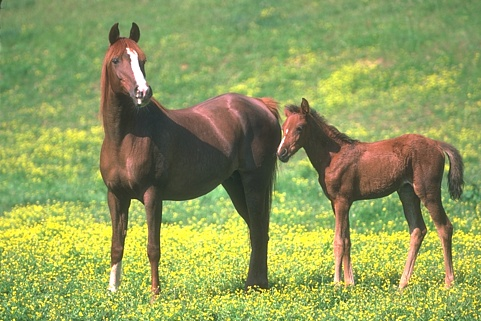
#> input picture 113016.jpg, 481 x 321 px
$ python ContentAwareResizing.py --image ../113016.jpg   (Python 2 division)   (older library calls are emulated)
#> lines starting #> are read from the running program, lines starting #| are printed output that depends on the picture; after the words box and inside, x2 and y2 are one past the last pixel; in counts of white or black regions, pixels touching at a corner belong together
__author__ = 'Charlie'

import numpy as np
import cv2
import argparse
import os,sys,inspect

cmd_subfolder = os.path.realpath(os.path.abspath(os.path.join(os.path.split(inspect.getfile(inspect.currentframe()))[0],"..","Image_Lib")))
if cmd_subfolder not in sys.path:
    sys.path.insert(0, cmd_subfolder)

import image_utils as utils

LARGE_VAL = float('Inf')

ap = argparse.ArgumentParser("Content Aware Image resizing -- Energy estimation done only once at beginning\
                             Will cause distortion with high size reduction")
ap.add_argument("-i", "--image", required=True, help="Path to image file to resize")
ap.add_argument("-a", "--axis", required=False, help="Axis by which to reduce size\
                                                     0 = height, 1= width. Default 1")
ap.add_argument("-p", "--percent", required=False, help="Percentage by which to reduce width of image\
                                                        (value: 0 - 100). Default 10")
args = vars(ap.parse_args())

if not args.get("percent", False):
    width_reduction = 0.1
else:
    width_reduction = float(args["percent"])/100

if not args.get("axis", False):
    rotate = False
else:
    rotate = not int(args["axis"])

image =cv2.imread(args["image"])
#> image is the input picture: shape (321, 481, 3); mean B, G, R 90.8, 157.9, 144.6
print "Image shape",
print image.shape
#| (321, 481, 3)

if rotate:
    print "rotating image"
    image = utils.image_rotate_by_90_clockwise(image)

# gradient_energy = cv2.Laplacian(cv2.cvtColor(image,cv2.COLOR_BGR2GRAY), cv2.CV_64F)
gradient_energy_x = cv2.convertScaleAbs(cv2.Sobel((cv2.cvtColor(image,cv2.COLOR_BGR2GRAY)), cv2.CV_64F, 1, 0, ksize=3))
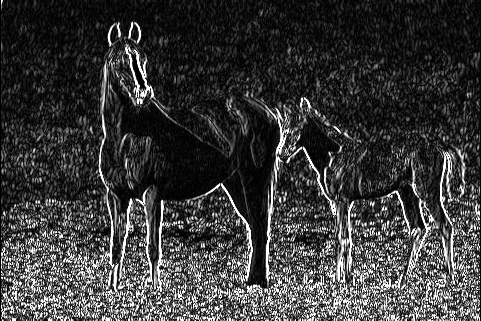
#> gradient_energy_x: shape (321, 481); min 0, max 255, mean 57.8
gradient_energy_y = cv2.convertScaleAbs(cv2.Sobel((cv2.cvtColor(image,cv2.COLOR_BGR2GRAY)), cv2.CV_64F, 0, 1, ksize=3))
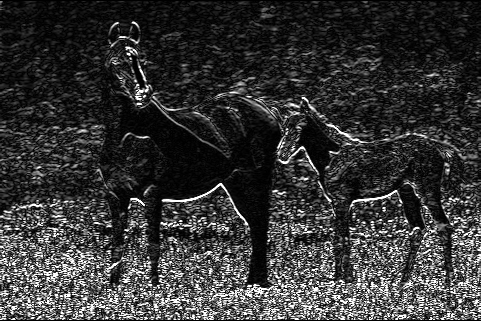
#> gradient_energy_y: shape (321, 481); min 0, max 255, mean 53.9
gradient_energy = cv2.addWeighted(gradient_energy_x, 0.5, gradient_energy_y, 0.5, 0)
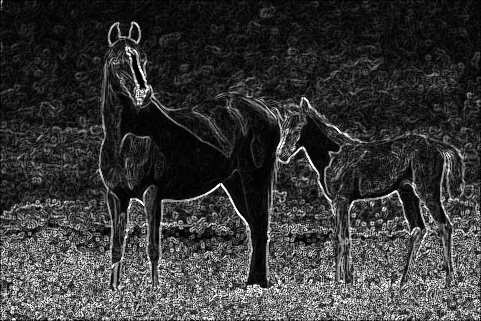
#> gradient_energy: shape (321, 481); min 0, max 255, mean 55.9
image_shape = image.shape
#> image_shape = (321, 481, 3)

seam_energy_map = LARGE_VAL * np.ones((image_shape[0], image_shape[1]+2)) #Padding image on all sides

seam_energy_map[:,1:image_shape[1]+1] = gradient_energy

for iii in xrange(1, image_shape[0]):
    for jjj in xrange(1,image_shape[1]+2):
        seam_energy_map[iii][jjj] +=  min(seam_energy_map[iii-1,jjj-1:jjj+1])
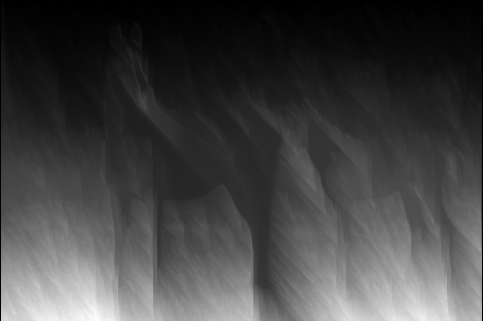
#> seam_energy_map: shape (321, 483) float64; 0.41% of the values are NaN or infinite; the others: min 0, max 11396, mean 3019.5; drawn with min black, max white, NaN and infinite black

number_of_cols_to_remove = int(width_reduction * image_shape[1])
#> number_of_cols_to_remove = 48

single_column_bool = np.ones((image_shape[0],1), dtype=np.bool)
image_seam_reduced = image

for cols_removed in xrange(0, number_of_cols_to_remove):
    new_shape = (image_shape[0], image_shape[1]- cols_removed, image_shape[2])
    seam_bool_map = np.ones(new_shape, dtype=np.bool)

    min_energy_index = np.argmin(seam_energy_map[new_shape[0]-1,:])
    # count = 0
    try:
        for iii in xrange(new_shape[0]-1, 0, -1):
            seam_bool_map[iii, min_energy_index - 1,:] = False
            # count += 1
            # seam_premap[iii, min_energy_index] = LARGE_VAL
            min_energy_index += -1 + np.argmin(seam_energy_map[iii-1, min_energy_index - 1 : min_energy_index + 1])
        seam_bool_map[0, min_energy_index -1, :] = False
        # count+=1

    except ValueError:
        print iii, min_energy_index, seam_energy_map[iii, min_energy_index]

    # print count
    reduced_shape = (new_shape[0],new_shape[1]-1,new_shape[2])
    image_seam_reduced = np.reshape(image_seam_reduced[seam_bool_map], reduced_shape)

    seam_energy_bool_map = np.concatenate((single_column_bool, seam_bool_map[:,:,1], single_column_bool), axis=1)
    seam_energy_map = np.reshape(seam_energy_map[seam_energy_bool_map],(reduced_shape[0], reduced_shape[1]+2))
#> this loop made 48 passes
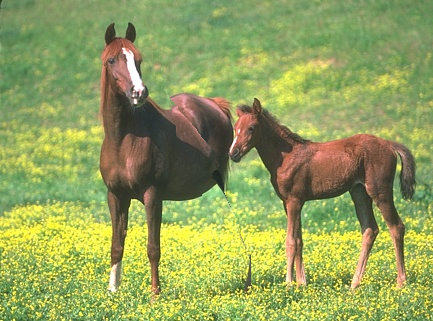
#> image_seam_reduced: shape (321, 433, 3); mean B, G, R 91.7, 160.3, 146.9
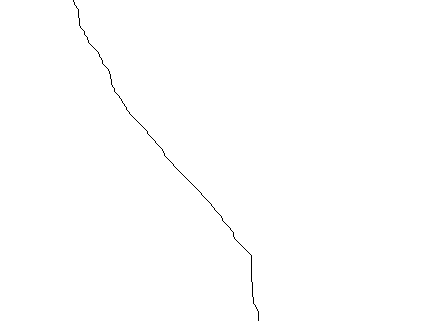
#> seam_bool_map: shape (321, 434, 3) bool; 99.8% white; black in thin lines or dots, all inside (x1, y1, x2, y2) = (73, 0, 259, 321)
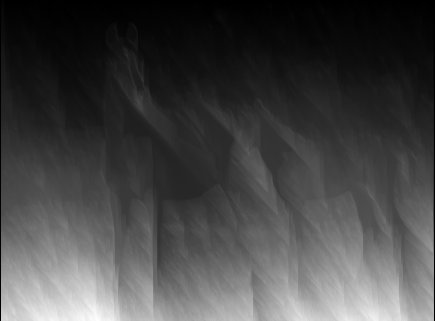
#> seam_energy_map: shape (321, 435) float64; 0.46% of the values are NaN or infinite; the others: min 0, max 11396, mean 3127.5; drawn with min black, max white, NaN and infinite black

if rotate:
    image = utils.image_rotate_by_90_anticlockwise(image)
    image_seam_reduced = utils.image_rotate_by_90_anticlockwise(image_seam_reduced)

print "Seam reduced size",
print image_seam_reduced.shape
#| (321, 433, 3)

cv2.imshow("Input", image)
cv2.imshow("Output", image_seam_reduced)
cv2.waitKey()
cv2.destroyAllWindows()

$ run again, on recipt2.jpg
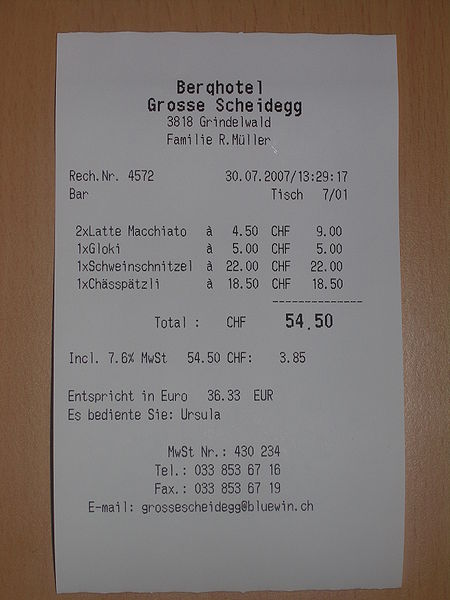
#> input picture recipt2.jpg, 450 x 600 px
#> image is the input picture: shape (600, 450, 3); mean B, G, R 112.1, 116.4, 125.2
#| (600, 450, 3)
#> the loop `for cols_removed in xrange(0, number_of_cols_to_remove):` made 45 passes
#> after the loop `for cols_removed in xrange(0, number_of_cols_to_remove):`:
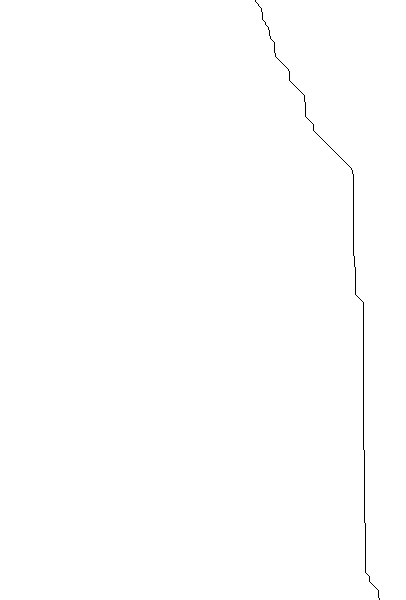
#> seam_bool_map: shape (600, 406, 3) bool; 99.8% white; black in thin lines or dots, all inside (x1, y1, x2, y2) = (255, 0, 380, 600)
#> after the loop `for cols_removed in xrange(0, number_of_cols_to_remove):`:
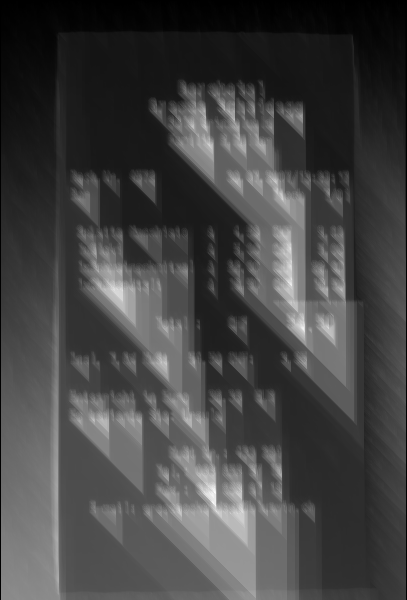
#> seam_energy_map: shape (600, 407) float64; 0.49% of the values are NaN or infinite; the others: min 0, max 4278, mean 1145.5; drawn with min black, max white, NaN and infinite black
#| (600, 405, 3)
